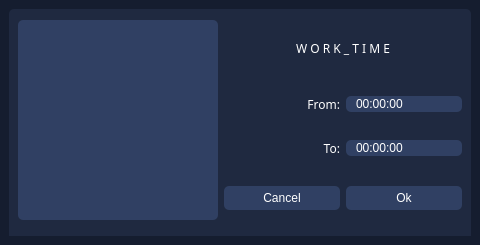
<?xml version="1.0" encoding="UTF-8"?>
<ui version="4.0">
 <class>hr_info_edit_win</class>
 <widget class="QMainWindow" name="hr_info_edit_win">
  <property name="geometry">
   <rect>
    <x>0</x>
    <y>0</y>
    <width>480</width>
    <height>245</height>
   </rect>
  </property>
  <property name="minimumSize">
   <size>
    <width>480</width>
    <height>245</height>
   </size>
  </property>
  <property name="maximumSize">
   <size>
    <width>480</width>
    <height>245</height>
   </size>
  </property>
  <property name="windowTitle">
   <string>HR info edit</string>
  </property>
  <property name="styleSheet">
   <string notr="true">
background-color: rgb(21, 29, 47);</string>
  </property>
  <widget class="QWidget" name="centralwidget">
   <layout class="QGridLayout" name="gridLayout">
    <item row="0" column="1">
     <widget class="QFrame" name="frame">
      <property name="styleSheet">
       <string notr="true">#frame{
	background:rgb(31, 41, 64);
    border-top-left-radius: 5px;
    border-top-right-radius: 5px;}


QLabel,QCheckBox{
background-color: qradialgradient(spread:pad, cx:0.5, cy:0.5, radius:0.5, fx:0.5, fy:0.5, stop:0.243781 rgba(62, 62, 62, 0));
color: rgb(255, 255, 255);
}

QLineEdit,QTextEdit,QPushButton,QDateEdit,QTimeEdit,QListWidget,QSpinBox,QComboBox{
background-color: rgb(48, 64, 99);
 border-radius: 5px;
color: rgb(255, 255, 255);
 padding: 0 8px;
}


QPushButton:pressed{
background-color: rgb(21, 29, 45);
}

QScrollBar{
width: 10px;
}


QScrollBar::sub-page:vertical ,QScrollBar::add-page:vertical{
background:rgb(24, 32, 49);}



QScrollBar::handle:vertical{
background-color:rgb(75, 134, 199);}


QComboBox:editable {
    background:qlineargradient(spread:pad, x1:0.478, y1:0, x2:0.494, y2:1, stop:0 rgba(73, 75, 135, 255), stop:1 rgba(33, 37, 70, 255));
padding: 0 8px;
}


QComboBox:on { /* shift the text when the popup opens */
background-color: rgb(10, 57, 170);
    padding-top: 3px;
    padding-left: 4px;
	padding: 0 8px;
}

QComboBox::drop-down {
    subcontrol-origin: padding;
    subcontrol-position: top right;
    width: 15px;
	
}

QComboBox::down-arrow:on { /* shift the arrow when popup is open */
    top: 1px;
    left: 1px;
}</string>
      </property>
      <property name="frameShape">
       <enum>QFrame::StyledPanel</enum>
      </property>
      <property name="frameShadow">
       <enum>QFrame::Raised</enum>
      </property>
      <layout class="QGridLayout" name="gridLayout_2">
       <item row="0" column="0" rowspan="4">
        <widget class="QPushButton" name="hr_photo">
         <property name="minimumSize">
          <size>
           <width>200</width>
           <height>200</height>
          </size>
         </property>
         <property name="maximumSize">
          <size>
           <width>200</width>
           <height>200</height>
          </size>
         </property>
         <property name="font">
          <font>
           <family>Yu Gothic UI Semibold</family>
          </font>
         </property>
         <property name="text">
          <string/>
         </property>
         <property name="icon">
          <iconset>
           <normaloff>icons/profile.png</normaloff>icons/profile.png</iconset>
         </property>
         <property name="iconSize">
          <size>
           <width>168</width>
           <height>152</height>
          </size>
         </property>
         <property name="default">
          <bool>false</bool>
         </property>
         <property name="flat">
          <bool>true</bool>
         </property>
        </widget>
       </item>
       <item row="1" column="1">
        <widget class="QLabel" name="label_20">
         <property name="font">
          <font>
           <family>Yu Gothic UI Semibold</family>
           <pointsize>9</pointsize>
          </font>
         </property>
         <property name="text">
          <string>&lt;html&gt;&lt;head/&gt;&lt;body&gt;&lt;p align=&quot;right&quot;&gt;From:&lt;/p&gt;&lt;/body&gt;&lt;/html&gt;</string>
         </property>
        </widget>
       </item>
       <item row="1" column="2">
        <widget class="QTimeEdit" name="time_from">
         <property name="buttonSymbols">
          <enum>QAbstractSpinBox::NoButtons</enum>
         </property>
        </widget>
       </item>
       <item row="2" column="1">
        <widget class="QLabel" name="label_21">
         <property name="font">
          <font>
           <family>Yu Gothic UI Semibold</family>
           <pointsize>9</pointsize>
          </font>
         </property>
         <property name="text">
          <string>&lt;html&gt;&lt;head/&gt;&lt;body&gt;&lt;p align=&quot;right&quot;&gt;To:&lt;/p&gt;&lt;/body&gt;&lt;/html&gt;</string>
         </property>
        </widget>
       </item>
       <item row="2" column="2">
        <widget class="QTimeEdit" name="time_to">
         <property name="buttonSymbols">
          <enum>QAbstractSpinBox::NoButtons</enum>
         </property>
        </widget>
       </item>
       <item row="3" column="1">
        <widget class="QPushButton" name="cancel">
         <property name="minimumSize">
          <size>
           <width>0</width>
           <height>24</height>
          </size>
         </property>
         <property name="text">
          <string>Cancel</string>
         </property>
        </widget>
       </item>
       <item row="3" column="2">
        <widget class="QPushButton" name="ok">
         <property name="minimumSize">
          <size>
           <width>0</width>
           <height>24</height>
          </size>
         </property>
         <property name="text">
          <string>Ok</string>
         </property>
        </widget>
       </item>
       <item row="0" column="1" colspan="2">
        <widget class="QLabel" name="label_19">
         <property name="maximumSize">
          <size>
           <width>16777215</width>
           <height>20</height>
          </size>
         </property>
         <property name="font">
          <font>
           <family>Yu Gothic UI Semibold</family>
           <pointsize>9</pointsize>
          </font>
         </property>
         <property name="text">
          <string>&lt;html&gt;&lt;head/&gt;&lt;body&gt;&lt;p align=&quot;center&quot;&gt;W O R K _  T I M E&lt;/p&gt;&lt;/body&gt;&lt;/html&gt;</string>
         </property>
        </widget>
       </item>
      </layout>
     </widget>
    </item>
   </layout>
  </widget>
 </widget>
 <resources/>
 <connections/>
</ui>
